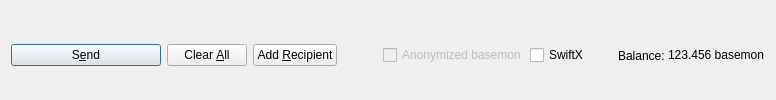
         <widget class="QFrame" name="frame_Send">
          <layout class="QHBoxLayout" name="horizontalLayout">
           <property name="bottomMargin">
            <number>0</number>
           </property>
           <item>
            <widget class="QPushButton" name="sendButton">
             <property name="minimumSize">
              <size>
               <width>150</width>
               <height>0</height>
              </size>
             </property>
             <property name="toolTip">
              <string>Confirm the send action</string>
             </property>
             <property name="text">
              <string>S&amp;end</string>
             </property>
             <property name="icon">
              <iconset resource="../basemon.qrc">
               <normaloff>:/icons/send</normaloff>:/icons/send</iconset>
             </property>
             <property name="autoDefault">
              <bool>false</bool>
             </property>
             <property name="default">
              <bool>true</bool>
             </property>
            </widget>
           </item>
           <item>
            <widget class="QPushButton" name="clearButton">
             <property name="sizePolicy">
              <sizepolicy hsizetype="Minimum" vsizetype="Fixed">
               <horstretch>0</horstretch>
               <verstretch>0</verstretch>
              </sizepolicy>
             </property>
             <property name="toolTip">
              <string>Clear all fields of the form.</string>
             </property>
             <property name="text">
              <string>Clear &amp;All</string>
             </property>
             <property name="icon">
              <iconset resource="../basemon.qrc">
               <normaloff>:/icons/remove</normaloff>:/icons/remove</iconset>
             </property>
             <property name="autoDefault">
              <bool>false</bool>
             </property>
            </widget>
           </item>
           <item>
            <widget class="QPushButton" name="addButton">
             <property name="toolTip">
              <string>Send to multiple recipients at once</string>
             </property>
             <property name="text">
              <string>Add &amp;Recipient</string>
             </property>
             <property name="icon">
              <iconset resource="../basemon.qrc">
               <normaloff>:/icons/add</normaloff>:/icons/add</iconset>
             </property>
             <property name="autoDefault">
              <bool>false</bool>
             </property>
            </widget>
           </item>
           <item>
            <spacer name="horizontalSpacer">
             <property name="orientation">
              <enum>Qt::Horizontal</enum>
             </property>
             <property name="sizeHint" stdset="0">
              <size>
               <width>40</width>
               <height>20</height>
              </size>
             </property>
            </spacer>
           </item>
           <item>
            <layout class="QHBoxLayout" name="horizontalLayout_2">
             <property name="spacing">
              <number>3</number>
             </property>
             <item>
              <widget class="QCheckBox" name="checkzECA">
               <property name="enabled">
                <bool>false</bool>
               </property>
               <property name="text">
                <string>Anonymized basemon</string>
               </property>
              </widget>
             </item>
             <item>
              <widget class="QCheckBox" name="checkSwiftTX">
               <property name="enabled">
                <bool>true</bool>
               </property>
               <property name="minimumSize">
                <size>
                 <width>85</width>
                 <height>0</height>
                </size>
               </property>
               <property name="text">
                <string>SwiftX</string>
               </property>
              </widget>
             </item>
             <item>
              <widget class="QLabel" name="label">
               <property name="text">
                <string>Balance:</string>
               </property>
              </widget>
             </item>
             <item>
              <widget class="QLabel" name="labelBalance">
               <property name="sizePolicy">
                <sizepolicy hsizetype="Preferred" vsizetype="Fixed">
                 <horstretch>0</horstretch>
                 <verstretch>0</verstretch>
                </sizepolicy>
               </property>
               <property name="cursor">
                <cursorShape>IBeamCursor</cursorShape>
               </property>
               <property name="text">
                <string notr="true">123.456 basemon</string>
               </property>
               <property name="textInteractionFlags">
                <set>Qt::LinksAccessibleByMouse|Qt::TextSelectableByKeyboard|Qt::TextSelectableByMouse</set>
               </property>
              </widget>
             </item>
            </layout>
           </item>
          </layout>
         </widget>
